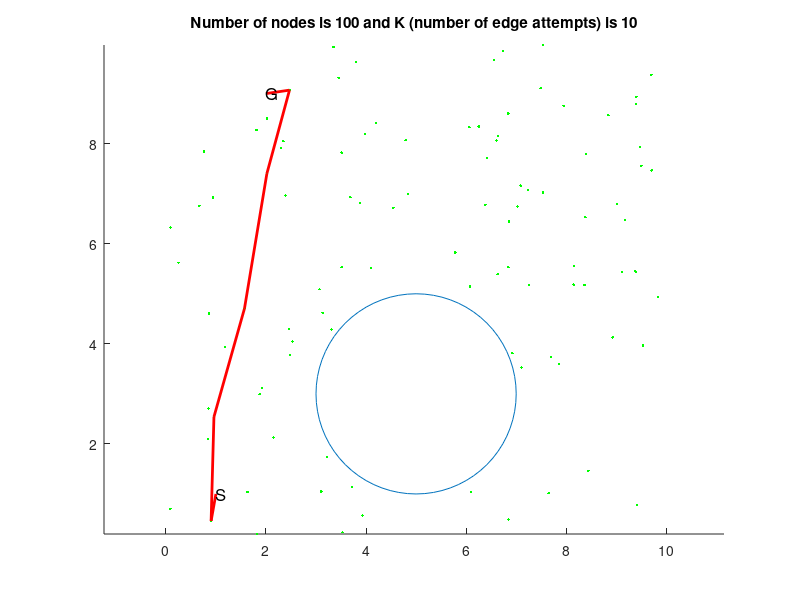

MATLAB code to generate this figure:
% Automatically generated by solvePlanningProblem using
% #nodes=100
% #edges per node10
% step size for collision check 0.1
% xMin=0
% xMax=10
% yMin=0
% yMax=10
% worldModel="problem2.txt"
% problem spec file "problem2.txt"

clf
hold on
plot(5 + 2*cos((0:5:360)/180*pi),3 + 2*sin((0:5:360)/180*pi))
plot(2.52975,4.04545,'.g')
plot(6.07927,5.14278,'.g')
plot(7.94896,8.75607,'.g')
plot(7.64829,1.0153,'.g')
plot(9.11765,5.42978,'.g')
plot(6.8473,0.492003,'.g')
plot(7.10779,3.52866,'.g')
plot(3.88666,6.81351,'.g')
plot(9.50192,7.55348,'.g')
plot(7.23787,7.07213,'.g')
plot(3.68678,6.92798,'.g')
plot(6.73002,9.85032,'.g')
plot(8.84343,8.5698,'.g')
plot(0.837349,2.09717,'.g')
plot(9.39872,8.78631,'.g')
plot(0.85324,2.70631,'.g')
plot(2.02063,8.50153,'.g')
plot(3.7216,1.13828,'.g')
plot(3.93131,0.568898,'.g')
plot(1.63028,1.0391,'.g')
plot(4.09756,5.51694,'.g')
plot(7.85261,3.59948,'.g')
plot(3.07041,5.09049,'.g')
plot(0.671603,6.7572,'.g')
plot(2.01847,7.40163,'.g')
plot(6.60752,8.05852,'.g')
plot(9.37408,5.45095,'.g')
plot(6.62832,5.39199,'.g')
plot(9.7069,7.46567,'.g')
plot(7.48916,9.10562,'.g')
plot(6.25198,8.3424,'.g')
plot(1.81193,8.27261,'.g')
plot(6.84393,5.53353,'.g')
plot(9.41088,0.775232,'.g')
plot(6.10243,1.04116,'.g')
plot(1.81433,0.199991,'.g')
plot(6.5581,9.66695,'.g')
plot(3.79947,9.62851,'.g')
plot(6.38571,6.7759,'.g')
plot(1.8727,2.99323,'.g')
plot(8.44418,1.46274,'.g')
plot(6.63877,8.15108,'.g')
plot(8.92841,4.12792,'.g')
plot(7.2567,5.18039,'.g')
plot(2.47032,9.06863,'.g')
plot(3.45299,9.31424,'.g')
plot(0.0894758,0.704589,'.g')
plot(0.90458,0.463131,'.g')
plot(1.57075,4.70405,'.g')
plot(0.0916429,6.32819,'.g')
plot(9.17512,6.47735,'.g')
plot(3.10409,1.04782,'.g')
plot(9.47059,7.9385,'.g')
plot(2.2946,7.91477,'.g')
plot(9.40124,8.93337,'.g')
plot(6.06585,8.32965,'.g')
plot(3.51004,5.53161,'.g')
plot(2.39119,6.96303,'.g')
plot(4.84585,6.99335,'.g')
plot(9.8269,4.93533,'.g')
plot(7.69793,3.73193,'.g')
plot(6.83914,8.60251,'.g')
plot(4.19506,8.40989,'.g')
plot(3.30656,4.28671,'.g')
plot(0.764062,7.84217,'.g')
plot(3.52951,0.234648,'.g')
plot(5.78067,5.82411,'.g')
plot(8.14942,5.18191,'.g')
plot(3.51156,7.81877,'.g')
plot(7.53783,7.02159,'.g')
plot(3.35038,9.92901,'.g')
plot(3.98462,8.19623,'.g')
plot(6.92236,3.81152,'.g')
plot(3.13156,4.62029,'.g')
plot(7.54346,9.97069,'.g')
plot(3.22281,1.73852,'.g')
plot(8.38058,6.52937,'.g')
plot(9.01106,6.78929,'.g')
plot(0.960827,2.54057,'.g')
plot(7.02394,6.7415,'.g')
plot(8.36467,5.17336,'.g')
plot(1.92341,3.12215,'.g')
plot(9.38863,5.43496,'.g')
plot(0.940918,6.92646,'.g')
plot(2.45656,4.29129,'.g')
plot(6.85547,6.44118,'.g')
plot(2.48752,3.77783,'.g')
plot(0.252703,5.61908,'.g')
plot(8.39813,7.79616,'.g')
plot(9.53468,3.97035,'.g')
plot(8.15031,5.55991,'.g')
plot(7.08901,7.16137,'.g')
plot(2.3492,8.04984,'.g')
plot(9.70193,9.37314,'.g')
plot(4.79134,8.06661,'.g')
plot(4.5465,6.71474,'.g')
plot(1.18876,3.93513,'.g')
plot(2.14971,2.12967,'.g')
plot(0.861588,4.60626,'.g')
plot(6.42097,7.71706,'.g')
if 0
  plot([7.94896,6.07927] ,[8.75607, 5.14278], 'k')
  plot([7.94896,2.52975] ,[8.75607, 4.04545], 'k')
  plot([7.64829,7.94896] ,[1.0153, 8.75607], 'k')
  plot([9.11765,6.07927] ,[5.42978, 5.14278], 'k')
  plot([9.11765,7.94896] ,[5.42978, 8.75607], 'k')
  plot([9.11765,7.64829] ,[5.42978, 1.0153], 'k')
  plot([6.8473,7.64829] ,[0.492003, 1.0153], 'k')
  plot([6.8473,9.11765] ,[0.492003, 5.42978], 'k')
  plot([6.8473,7.94896] ,[0.492003, 8.75607], 'k')
  plot([7.10779,6.07927] ,[3.52866, 5.14278], 'k')
  plot([7.10779,7.64829] ,[3.52866, 1.0153], 'k')
  plot([7.10779,9.11765] ,[3.52866, 5.42978], 'k')
  plot([7.10779,6.8473] ,[3.52866, 0.492003], 'k')
  plot([7.10779,7.94896] ,[3.52866, 8.75607], 'k')
  plot([3.88666,6.07927] ,[6.81351, 5.14278], 'k')
  plot([3.88666,2.52975] ,[6.81351, 4.04545], 'k')
  plot([3.88666,7.94896] ,[6.81351, 8.75607], 'k')
  plot([3.88666,9.11765] ,[6.81351, 5.42978], 'k')
  plot([9.50192,7.94896] ,[7.55348, 8.75607], 'k')
  plot([9.50192,9.11765] ,[7.55348, 5.42978], 'k')
  plot([9.50192,6.07927] ,[7.55348, 5.14278], 'k')
  plot([9.50192,7.10779] ,[7.55348, 3.52866], 'k')
  plot([9.50192,3.88666] ,[7.55348, 6.81351], 'k')
  plot([9.50192,7.64829] ,[7.55348, 1.0153], 'k')
  plot([9.50192,6.8473] ,[7.55348, 0.492003], 'k')
  plot([9.50192,2.52975] ,[7.55348, 4.04545], 'k')
  plot([7.23787,7.94896] ,[7.07213, 8.75607], 'k')
  plot([7.23787,6.07927] ,[7.07213, 5.14278], 'k')
  plot([7.23787,9.50192] ,[7.07213, 7.55348], 'k')
  plot([7.23787,9.11765] ,[7.07213, 5.42978], 'k')
  plot([7.23787,3.88666] ,[7.07213, 6.81351], 'k')
  plot([7.23787,7.10779] ,[7.07213, 3.52866], 'k')
  plot([7.23787,2.52975] ,[7.07213, 4.04545], 'k')
  plot([7.23787,7.64829] ,[7.07213, 1.0153], 'k')
  plot([3.68678,3.88666] ,[6.92798, 6.81351], 'k')
  plot([3.68678,6.07927] ,[6.92798, 5.14278], 'k')
  plot([3.68678,2.52975] ,[6.92798, 4.04545], 'k')
  plot([3.68678,7.23787] ,[6.92798, 7.07213], 'k')
  plot([3.68678,7.94896] ,[6.92798, 8.75607], 'k')
  plot([3.68678,9.11765] ,[6.92798, 5.42978], 'k')
  plot([3.68678,9.50192] ,[6.92798, 7.55348], 'k')
  plot([6.73002,7.94896] ,[9.85032, 8.75607], 'k')
  plot([6.73002,7.23787] ,[9.85032, 7.07213], 'k')
  plot([6.73002,9.50192] ,[9.85032, 7.55348], 'k')
  plot([6.73002,3.88666] ,[9.85032, 6.81351], 'k')
  plot([6.73002,3.68678] ,[9.85032, 6.92798], 'k')
  plot([6.73002,6.07927] ,[9.85032, 5.14278], 'k')
  plot([6.73002,9.11765] ,[9.85032, 5.42978], 'k')
  plot([6.73002,7.10779] ,[9.85032, 3.52866], 'k')
  plot([6.73002,2.52975] ,[9.85032, 4.04545], 'k')
  plot([6.73002,7.64829] ,[9.85032, 1.0153], 'k')
  plot([8.84343,7.94896] ,[8.5698, 8.75607], 'k')
  plot([8.84343,9.50192] ,[8.5698, 7.55348], 'k')
  plot([8.84343,7.23787] ,[8.5698, 7.07213], 'k')
  plot([8.84343,6.73002] ,[8.5698, 9.85032], 'k')
  plot([8.84343,9.11765] ,[8.5698, 5.42978], 'k')
  plot([8.84343,6.07927] ,[8.5698, 5.14278], 'k')
  plot([8.84343,3.88666] ,[8.5698, 6.81351], 'k')
  plot([8.84343,7.10779] ,[8.5698, 3.52866], 'k')
  plot([8.84343,3.68678] ,[8.5698, 6.92798], 'k')
  plot([8.84343,7.64829] ,[8.5698, 1.0153], 'k')
  plot([0.837349,2.52975] ,[2.09717, 4.04545], 'k')
  plot([0.837349,3.68678] ,[2.09717, 6.92798], 'k')
  plot([0.837349,3.88666] ,[2.09717, 6.81351], 'k')
  plot([0.837349,6.73002] ,[2.09717, 9.85032], 'k')
  plot([9.39872,8.84343] ,[8.78631, 8.5698], 'k')
  plot([9.39872,9.50192] ,[8.78631, 7.55348], 'k')
  plot([9.39872,7.94896] ,[8.78631, 8.75607], 'k')
  plot([9.39872,7.23787] ,[8.78631, 7.07213], 'k')
  plot([9.39872,6.73002] ,[8.78631, 9.85032], 'k')
  plot([9.39872,9.11765] ,[8.78631, 5.42978], 'k')
  plot([9.39872,6.07927] ,[8.78631, 5.14278], 'k')
  plot([9.39872,7.10779] ,[8.78631, 3.52866], 'k')
  plot([9.39872,3.88666] ,[8.78631, 6.81351], 'k')
  plot([9.39872,3.68678] ,[8.78631, 6.92798], 'k')
  plot([0.85324,0.837349] ,[2.70631, 2.09717], 'k')
  plot([0.85324,2.52975] ,[2.70631, 4.04545], 'k')
  plot([0.85324,3.68678] ,[2.70631, 6.92798], 'k')
  plot([0.85324,3.88666] ,[2.70631, 6.81351], 'k')
  plot([0.85324,7.23787] ,[2.70631, 7.07213], 'k')
  plot([2.02063,3.68678] ,[8.50153, 6.92798], 'k')
  plot([2.02063,3.88666] ,[8.50153, 6.81351], 'k')
  plot([2.02063,2.52975] ,[8.50153, 4.04545], 'k')
  plot([2.02063,6.73002] ,[8.50153, 9.85032], 'k')
  plot([2.02063,6.07927] ,[8.50153, 5.14278], 'k')
  plot([2.02063,7.23787] ,[8.50153, 7.07213], 'k')
  plot([2.02063,0.85324] ,[8.50153, 2.70631], 'k')
  plot([2.02063,7.94896] ,[8.50153, 8.75607], 'k')
  plot([2.02063,0.837349] ,[8.50153, 2.09717], 'k')
  plot([2.02063,8.84343] ,[8.50153, 8.5698], 'k')
  plot([3.7216,0.837349] ,[1.13828, 2.09717], 'k')
  plot([3.7216,6.8473] ,[1.13828, 0.492003], 'k')
  plot([3.7216,0.85324] ,[1.13828, 2.70631], 'k')
  plot([3.93131,3.7216] ,[0.568898, 1.13828], 'k')
  plot([3.93131,6.8473] ,[0.568898, 0.492003], 'k')
  plot([3.93131,0.837349] ,[0.568898, 2.09717], 'k')
  plot([3.93131,7.64829] ,[0.568898, 1.0153], 'k')
  plot([3.93131,0.85324] ,[0.568898, 2.70631], 'k')
  plot([1.63028,0.837349] ,[1.0391, 2.09717], 'k')
  plot([1.63028,0.85324] ,[1.0391, 2.70631], 'k')
  plot([1.63028,3.7216] ,[1.0391, 1.13828], 'k')
  plot([1.63028,3.93131] ,[1.0391, 0.568898], 'k')
  plot([1.63028,2.52975] ,[1.0391, 4.04545], 'k')
  plot([1.63028,6.8473] ,[1.0391, 0.492003], 'k')
  plot([1.63028,3.88666] ,[1.0391, 6.81351], 'k')
  plot([4.09756,3.88666] ,[5.51694, 6.81351], 'k')
  plot([4.09756,3.68678] ,[5.51694, 6.92798], 'k')
  plot([4.09756,6.07927] ,[5.51694, 5.14278], 'k')
  plot([4.09756,2.52975] ,[5.51694, 4.04545], 'k')
  plot([4.09756,7.23787] ,[5.51694, 7.07213], 'k')
  plot([4.09756,2.02063] ,[5.51694, 8.50153], 'k')
  plot([4.09756,0.85324] ,[5.51694, 2.70631], 'k')
  plot([4.09756,0.837349] ,[5.51694, 2.09717], 'k')
  plot([7.85261,7.10779] ,[3.59948, 3.52866], 'k')
  plot([7.85261,9.11765] ,[3.59948, 5.42978], 'k')
  plot([7.85261,6.07927] ,[3.59948, 5.14278], 'k')
  plot([7.85261,7.64829] ,[3.59948, 1.0153], 'k')
  plot([7.85261,6.8473] ,[3.59948, 0.492003], 'k')
  plot([7.85261,7.23787] ,[3.59948, 7.07213], 'k')
  plot([7.85261,9.50192] ,[3.59948, 7.55348], 'k')
  plot([3.07041,4.09756] ,[5.09049, 5.51694], 'k')
  plot([3.07041,2.52975] ,[5.09049, 4.04545], 'k')
  plot([3.07041,3.88666] ,[5.09049, 6.81351], 'k')
  plot([3.07041,3.68678] ,[5.09049, 6.92798], 'k')
  plot([3.07041,6.07927] ,[5.09049, 5.14278], 'k')
  plot([3.07041,0.85324] ,[5.09049, 2.70631], 'k')
  plot([3.07041,2.02063] ,[5.09049, 8.50153], 'k')
  plot([3.07041,0.837349] ,[5.09049, 2.09717], 'k')
  plot([3.07041,1.63028] ,[5.09049, 1.0391], 'k')
  plot([0.671603,2.02063] ,[6.7572, 8.50153], 'k')
  plot([0.671603,3.07041] ,[6.7572, 5.09049], 'k')
  plot([0.671603,3.68678] ,[6.7572, 6.92798], 'k')
  plot([0.671603,3.88666] ,[6.7572, 6.81351], 'k')
  plot([0.671603,2.52975] ,[6.7572, 4.04545], 'k')
  plot([0.671603,4.09756] ,[6.7572, 5.51694], 'k')
  plot([0.671603,0.85324] ,[6.7572, 2.70631], 'k')
  plot([0.671603,0.837349] ,[6.7572, 2.09717], 'k')
  plot([0.671603,6.07927] ,[6.7572, 5.14278], 'k')
  plot([0.671603,1.63028] ,[6.7572, 1.0391], 'k')
  plot([2.01847,2.02063] ,[7.40163, 8.50153], 'k')
  plot([2.01847,0.671603] ,[7.40163, 6.7572], 'k')
  plot([2.01847,3.68678] ,[7.40163, 6.92798], 'k')
  plot([2.01847,3.88666] ,[7.40163, 6.81351], 'k')
  plot([2.01847,3.07041] ,[7.40163, 5.09049], 'k')
  plot([2.01847,4.09756] ,[7.40163, 5.51694], 'k')
  plot([2.01847,2.52975] ,[7.40163, 4.04545], 'k')
  plot([2.01847,6.07927] ,[7.40163, 5.14278], 'k')
  plot([2.01847,0.85324] ,[7.40163, 2.70631], 'k')
  plot([2.01847,7.23787] ,[7.40163, 7.07213], 'k')
  plot([6.60752,7.23787] ,[8.05852, 7.07213], 'k')
  plot([6.60752,7.94896] ,[8.05852, 8.75607], 'k')
  plot([6.60752,6.73002] ,[8.05852, 9.85032], 'k')
  plot([6.60752,8.84343] ,[8.05852, 8.5698], 'k')
  plot([6.60752,9.39872] ,[8.05852, 8.78631], 'k')
  plot([6.60752,9.50192] ,[8.05852, 7.55348], 'k')
  plot([6.60752,6.07927] ,[8.05852, 5.14278], 'k')
  plot([6.60752,3.88666] ,[8.05852, 6.81351], 'k')
  plot([6.60752,3.68678] ,[8.05852, 6.92798], 'k')
  plot([6.60752,4.09756] ,[8.05852, 5.51694], 'k')
  plot([9.37408,9.11765] ,[5.45095, 5.42978], 'k')
  plot([9.37408,9.50192] ,[5.45095, 7.55348], 'k')
  plot([9.37408,7.85261] ,[5.45095, 3.59948], 'k')
  plot([9.37408,7.23787] ,[5.45095, 7.07213], 'k')
  plot([9.37408,7.10779] ,[5.45095, 3.52866], 'k')
  plot([9.37408,8.84343] ,[5.45095, 8.5698], 'k')
  plot([9.37408,6.07927] ,[5.45095, 5.14278], 'k')
  plot([9.37408,9.39872] ,[5.45095, 8.78631], 'k')
  plot([9.37408,7.94896] ,[5.45095, 8.75607], 'k')
  plot([9.37408,6.60752] ,[5.45095, 8.05852], 'k')
  plot([6.62832,6.07927] ,[5.39199, 5.14278], 'k')
  plot([6.62832,7.23787] ,[5.39199, 7.07213], 'k')
  plot([6.62832,7.10779] ,[5.39199, 3.52866], 'k')
  plot([6.62832,7.85261] ,[5.39199, 3.59948], 'k')
  plot([6.62832,9.11765] ,[5.39199, 5.42978], 'k')
  plot([6.62832,4.09756] ,[5.39199, 5.51694], 'k')
  plot([6.62832,6.60752] ,[5.39199, 8.05852], 'k')
  plot([6.62832,9.37408] ,[5.39199, 5.45095], 'k')
  plot([6.62832,3.88666] ,[5.39199, 6.81351], 'k')
  plot([6.62832,3.68678] ,[5.39199, 6.92798], 'k')
  plot([9.7069,9.50192] ,[7.46567, 7.55348], 'k')
  plot([9.7069,9.39872] ,[7.46567, 8.78631], 'k')
  plot([9.7069,8.84343] ,[7.46567, 8.5698], 'k')
  plot([9.7069,9.37408] ,[7.46567, 5.45095], 'k')
  plot([9.7069,9.11765] ,[7.46567, 5.42978], 'k')
  plot([9.7069,7.94896] ,[7.46567, 8.75607], 'k')
  plot([9.7069,7.23787] ,[7.46567, 7.07213], 'k')
  plot([9.7069,6.60752] ,[7.46567, 8.05852], 'k')
  plot([9.7069,6.62832] ,[7.46567, 5.39199], 'k')
  plot([9.7069,6.73002] ,[7.46567, 9.85032], 'k')
  plot([7.48916,7.94896] ,[9.10562, 8.75607], 'k')
  plot([7.48916,6.73002] ,[9.10562, 9.85032], 'k')
  plot([7.48916,6.60752] ,[9.10562, 8.05852], 'k')
  plot([7.48916,8.84343] ,[9.10562, 8.5698], 'k')
  plot([7.48916,9.39872] ,[9.10562, 8.78631], 'k')
  plot([7.48916,7.23787] ,[9.10562, 7.07213], 'k')
  plot([7.48916,9.50192] ,[9.10562, 7.55348], 'k')
  plot([7.48916,9.7069] ,[9.10562, 7.46567], 'k')
  plot([7.48916,6.62832] ,[9.10562, 5.39199], 'k')
  plot([7.48916,9.11765] ,[9.10562, 5.42978], 'k')
  plot([6.25198,6.60752] ,[8.3424, 8.05852], 'k')
  plot([6.25198,7.48916] ,[8.3424, 9.10562], 'k')
  plot([6.25198,6.73002] ,[8.3424, 9.85032], 'k')
  plot([6.25198,7.23787] ,[8.3424, 7.07213], 'k')
  plot([6.25198,7.94896] ,[8.3424, 8.75607], 'k')
  plot([6.25198,8.84343] ,[8.3424, 8.5698], 'k')
  plot([6.25198,3.88666] ,[8.3424, 6.81351], 'k')
  plot([6.25198,3.68678] ,[8.3424, 6.92798], 'k')
  plot([6.25198,6.62832] ,[8.3424, 5.39199], 'k')
  plot([6.25198,9.39872] ,[8.3424, 8.78631], 'k')
  plot([1.81193,2.02063] ,[8.27261, 8.50153], 'k')
  plot([1.81193,2.01847] ,[8.27261, 7.40163], 'k')
  plot([1.81193,0.671603] ,[8.27261, 6.7572], 'k')
  plot([1.81193,3.68678] ,[8.27261, 6.92798], 'k')
  plot([1.81193,3.88666] ,[8.27261, 6.81351], 'k')
  plot([1.81193,3.07041] ,[8.27261, 5.09049], 'k')
  plot([1.81193,4.09756] ,[8.27261, 5.51694], 'k')
  plot([1.81193,2.52975] ,[8.27261, 4.04545], 'k')
  plot([1.81193,6.25198] ,[8.27261, 8.3424], 'k')
  plot([1.81193,6.60752] ,[8.27261, 8.05852], 'k')
  plot([6.84393,6.62832] ,[5.53353, 5.39199], 'k')
  plot([6.84393,6.07927] ,[5.53353, 5.14278], 'k')
  plot([6.84393,7.23787] ,[5.53353, 7.07213], 'k')
  plot([6.84393,7.10779] ,[5.53353, 3.52866], 'k')
  plot([6.84393,7.85261] ,[5.53353, 3.59948], 'k')
  plot([6.84393,9.11765] ,[5.53353, 5.42978], 'k')
  plot([6.84393,9.37408] ,[5.53353, 5.45095], 'k')
  plot([6.84393,6.60752] ,[5.53353, 8.05852], 'k')
  plot([6.84393,4.09756] ,[5.53353, 5.51694], 'k')
  plot([6.84393,6.25198] ,[5.53353, 8.3424], 'k')
  plot([9.41088,7.64829] ,[0.775232, 1.0153], 'k')
  plot([9.41088,6.8473] ,[0.775232, 0.492003], 'k')
  plot([9.41088,7.85261] ,[0.775232, 3.59948], 'k')
  plot([9.41088,7.10779] ,[0.775232, 3.52866], 'k')
  plot([9.41088,9.11765] ,[0.775232, 5.42978], 'k')
  plot([9.41088,9.37408] ,[0.775232, 5.45095], 'k')
  plot([9.41088,6.62832] ,[0.775232, 5.39199], 'k')
  plot([9.41088,6.84393] ,[0.775232, 5.53353], 'k')
  plot([9.41088,3.93131] ,[0.775232, 0.568898], 'k')
  plot([9.41088,6.07927] ,[0.775232, 5.14278], 'k')
  plot([6.10243,6.8473] ,[1.04116, 0.492003], 'k')
  plot([6.10243,7.64829] ,[1.04116, 1.0153], 'k')
  plot([6.10243,3.93131] ,[1.04116, 0.568898], 'k')
  plot([6.10243,7.85261] ,[1.04116, 3.59948], 'k')
  plot([6.10243,9.41088] ,[1.04116, 0.775232], 'k')
  plot([1.81433,1.63028] ,[0.199991, 1.0391], 'k')
  plot([1.81433,3.7216] ,[0.199991, 1.13828], 'k')
  plot([1.81433,0.837349] ,[0.199991, 2.09717], 'k')
  plot([1.81433,3.93131] ,[0.199991, 0.568898], 'k')
  plot([1.81433,0.85324] ,[0.199991, 2.70631], 'k')
  plot([1.81433,2.52975] ,[0.199991, 4.04545], 'k')
  plot([1.81433,6.10243] ,[0.199991, 1.04116], 'k')
  plot([1.81433,6.8473] ,[0.199991, 0.492003], 'k')
  plot([1.81433,3.07041] ,[0.199991, 5.09049], 'k')
  plot([6.5581,6.73002] ,[9.66695, 9.85032], 'k')
  plot([6.5581,7.48916] ,[9.66695, 9.10562], 'k')
  plot([6.5581,6.25198] ,[9.66695, 8.3424], 'k')
  plot([6.5581,6.60752] ,[9.66695, 8.05852], 'k')
  plot([6.5581,7.94896] ,[9.66695, 8.75607], 'k')
  plot([6.5581,8.84343] ,[9.66695, 8.5698], 'k')
  plot([6.5581,7.23787] ,[9.66695, 7.07213], 'k')
  plot([6.5581,9.39872] ,[9.66695, 8.78631], 'k')
  plot([6.5581,9.50192] ,[9.66695, 7.55348], 'k')
  plot([6.5581,9.7069] ,[9.66695, 7.46567], 'k')
  plot([3.79947,2.02063] ,[9.62851, 8.50153], 'k')
  plot([3.79947,1.81193] ,[9.62851, 8.27261], 'k')
  plot([3.79947,3.68678] ,[9.62851, 6.92798], 'k')
  plot([3.79947,6.5581] ,[9.62851, 9.66695], 'k')
  plot([3.79947,6.25198] ,[9.62851, 8.3424], 'k')
  plot([3.79947,3.88666] ,[9.62851, 6.81351], 'k')
  plot([3.79947,2.01847] ,[9.62851, 7.40163], 'k')
  plot([3.79947,6.73002] ,[9.62851, 9.85032], 'k')
  plot([3.79947,6.60752] ,[9.62851, 8.05852], 'k')
  plot([3.79947,7.48916] ,[9.62851, 9.10562], 'k')
  plot([6.38571,7.23787] ,[6.7759, 7.07213], 'k')
  plot([6.38571,6.60752] ,[6.7759, 8.05852], 'k')
  plot([6.38571,6.84393] ,[6.7759, 5.53353], 'k')
  plot([6.38571,6.62832] ,[6.7759, 5.39199], 'k')
  plot([6.38571,6.25198] ,[6.7759, 8.3424], 'k')
  plot([6.38571,6.07927] ,[6.7759, 5.14278], 'k')
  plot([6.38571,3.88666] ,[6.7759, 6.81351], 'k')
  plot([6.38571,7.94896] ,[6.7759, 8.75607], 'k')
  plot([6.38571,7.48916] ,[6.7759, 9.10562], 'k')
  plot([6.38571,4.09756] ,[6.7759, 5.51694], 'k')
  plot([1.8727,0.85324] ,[2.99323, 2.70631], 'k')
  plot([1.8727,2.52975] ,[2.99323, 4.04545], 'k')
  plot([1.8727,0.837349] ,[2.99323, 2.09717], 'k')
  plot([1.8727,1.63028] ,[2.99323, 1.0391], 'k')
  plot([1.8727,3.07041] ,[2.99323, 5.09049], 'k')
  plot([1.8727,3.7216] ,[2.99323, 1.13828], 'k')
  plot([1.8727,1.81433] ,[2.99323, 0.199991], 'k')
  plot([1.8727,3.93131] ,[2.99323, 0.568898], 'k')
  plot([1.8727,4.09756] ,[2.99323, 5.51694], 'k')
  plot([1.8727,0.671603] ,[2.99323, 6.7572], 'k')
  plot([8.44418,7.64829] ,[1.46274, 1.0153], 'k')
  plot([8.44418,9.41088] ,[1.46274, 0.775232], 'k')
  plot([8.44418,6.8473] ,[1.46274, 0.492003], 'k')
  plot([8.44418,7.85261] ,[1.46274, 3.59948], 'k')
  plot([8.44418,6.10243] ,[1.46274, 1.04116], 'k')
  plot([8.44418,7.10779] ,[1.46274, 3.52866], 'k')
  plot([8.44418,9.11765] ,[1.46274, 5.42978], 'k')
  plot([8.44418,9.37408] ,[1.46274, 5.45095], 'k')
  plot([8.44418,6.62832] ,[1.46274, 5.39199], 'k')
  plot([8.44418,6.84393] ,[1.46274, 5.53353], 'k')
  plot([6.63877,6.60752] ,[8.15108, 8.05852], 'k')
  plot([6.63877,6.25198] ,[8.15108, 8.3424], 'k')
  plot([6.63877,7.23787] ,[8.15108, 7.07213], 'k')
  plot([6.63877,7.48916] ,[8.15108, 9.10562], 'k')
  plot([6.63877,6.38571] ,[8.15108, 6.7759], 'k')
  plot([6.63877,7.94896] ,[8.15108, 8.75607], 'k')
  plot([6.63877,6.5581] ,[8.15108, 9.66695], 'k')
  plot([6.63877,6.73002] ,[8.15108, 9.85032], 'k')
  plot([6.63877,8.84343] ,[8.15108, 8.5698], 'k')
  plot([6.63877,6.84393] ,[8.15108, 5.53353], 'k')
  plot([8.92841,7.85261] ,[4.12792, 3.59948], 'k')
  plot([8.92841,9.11765] ,[4.12792, 5.42978], 'k')
  plot([8.92841,9.37408] ,[4.12792, 5.45095], 'k')
  plot([8.92841,7.10779] ,[4.12792, 3.52866], 'k')
  plot([8.92841,6.84393] ,[4.12792, 5.53353], 'k')
  plot([8.92841,6.62832] ,[4.12792, 5.39199], 'k')
  plot([8.92841,8.44418] ,[4.12792, 1.46274], 'k')
  plot([8.92841,6.07927] ,[4.12792, 5.14278], 'k')
  plot([8.92841,7.64829] ,[4.12792, 1.0153], 'k')
  plot([8.92841,9.41088] ,[4.12792, 0.775232], 'k')
  plot([7.2567,6.84393] ,[5.18039, 5.53353], 'k')
  plot([7.2567,6.62832] ,[5.18039, 5.39199], 'k')
  plot([7.2567,6.07927] ,[5.18039, 5.14278], 'k')
  plot([7.2567,7.10779] ,[5.18039, 3.52866], 'k')
  plot([7.2567,7.85261] ,[5.18039, 3.59948], 'k')
  plot([7.2567,6.38571] ,[5.18039, 6.7759], 'k')
  plot([7.2567,9.11765] ,[5.18039, 5.42978], 'k')
  plot([7.2567,7.23787] ,[5.18039, 7.07213], 'k')
  plot([7.2567,8.92841] ,[5.18039, 4.12792], 'k')
  plot([7.2567,9.37408] ,[5.18039, 5.45095], 'k')
  plot([2.47032,2.02063] ,[9.06863, 8.50153], 'k')
  plot([2.47032,1.81193] ,[9.06863, 8.27261], 'k')
  plot([2.47032,3.79947] ,[9.06863, 9.62851], 'k')
  plot([2.47032,2.01847] ,[9.06863, 7.40163], 'k')
  plot([2.47032,3.68678] ,[9.06863, 6.92798], 'k')
  plot([2.47032,3.88666] ,[9.06863, 6.81351], 'k')
  plot([2.47032,0.671603] ,[9.06863, 6.7572], 'k')
  plot([2.47032,6.25198] ,[9.06863, 8.3424], 'k')
  plot([2.47032,4.09756] ,[9.06863, 5.51694], 'k')
  plot([2.47032,3.07041] ,[9.06863, 5.09049], 'k')
  plot([3.45299,3.79947] ,[9.31424, 9.62851], 'k')
  plot([3.45299,2.47032] ,[9.31424, 9.06863], 'k')
  plot([3.45299,2.02063] ,[9.31424, 8.50153], 'k')
  plot([3.45299,1.81193] ,[9.31424, 8.27261], 'k')
  plot([3.45299,2.01847] ,[9.31424, 7.40163], 'k')
  plot([3.45299,3.68678] ,[9.31424, 6.92798], 'k')
  plot([3.45299,3.88666] ,[9.31424, 6.81351], 'k')
  plot([3.45299,6.25198] ,[9.31424, 8.3424], 'k')
  plot([3.45299,6.5581] ,[9.31424, 9.66695], 'k')
  plot([3.45299,6.73002] ,[9.31424, 9.85032], 'k')
  plot([0.0894758,1.63028] ,[0.704589, 1.0391], 'k')
  plot([0.0894758,0.837349] ,[0.704589, 2.09717], 'k')
  plot([0.0894758,1.81433] ,[0.704589, 0.199991], 'k')
  plot([0.0894758,0.85324] ,[0.704589, 2.70631], 'k')
  plot([0.0894758,1.8727] ,[0.704589, 2.99323], 'k')
  plot([0.0894758,3.7216] ,[0.704589, 1.13828], 'k')
  plot([0.0894758,3.93131] ,[0.704589, 0.568898], 'k')
  plot([0.0894758,2.52975] ,[0.704589, 4.04545], 'k')
  plot([0.0894758,3.07041] ,[0.704589, 5.09049], 'k')
  plot([0.0894758,6.10243] ,[0.704589, 1.04116], 'k')
  plot([0.90458,0.0894758] ,[0.463131, 0.704589], 'k')
  plot([0.90458,1.63028] ,[0.463131, 1.0391], 'k')
  plot([0.90458,1.81433] ,[0.463131, 0.199991], 'k')
  plot([0.90458,0.837349] ,[0.463131, 2.09717], 'k')
  plot([0.90458,0.85324] ,[0.463131, 2.70631], 'k')
  plot([0.90458,1.8727] ,[0.463131, 2.99323], 'k')
  plot([0.90458,3.7216] ,[0.463131, 1.13828], 'k')
  plot([0.90458,3.93131] ,[0.463131, 0.568898], 'k')
  plot([0.90458,2.52975] ,[0.463131, 4.04545], 'k')
  plot([0.90458,3.07041] ,[0.463131, 5.09049], 'k')
  plot([1.57075,2.52975] ,[4.70405, 4.04545], 'k')
  plot([1.57075,3.07041] ,[4.70405, 5.09049], 'k')
  plot([1.57075,1.8727] ,[4.70405, 2.99323], 'k')
  plot([1.57075,0.85324] ,[4.70405, 2.70631], 'k')
  plot([1.57075,0.671603] ,[4.70405, 6.7572], 'k')
  plot([1.57075,4.09756] ,[4.70405, 5.51694], 'k')
  plot([1.57075,0.837349] ,[4.70405, 2.09717], 'k')
  plot([1.57075,2.01847] ,[4.70405, 7.40163], 'k')
  plot([1.57075,3.68678] ,[4.70405, 6.92798], 'k')
  plot([1.57075,3.88666] ,[4.70405, 6.81351], 'k')
  plot([0.0916429,0.671603] ,[6.32819, 6.7572], 'k')
  plot([0.0916429,1.57075] ,[6.32819, 4.70405], 'k')
  plot([0.0916429,2.01847] ,[6.32819, 7.40163], 'k')
  plot([0.0916429,1.81193] ,[6.32819, 8.27261], 'k')
  plot([0.0916429,2.02063] ,[6.32819, 8.50153], 'k')
  plot([0.0916429,3.07041] ,[6.32819, 5.09049], 'k')
  plot([0.0916429,2.52975] ,[6.32819, 4.04545], 'k')
  plot([0.0916429,2.47032] ,[6.32819, 9.06863], 'k')
  plot([0.0916429,3.68678] ,[6.32819, 6.92798], 'k')
  plot([0.0916429,0.85324] ,[6.32819, 2.70631], 'k')
  plot([9.17512,9.37408] ,[6.47735, 5.45095], 'k')
  plot([9.17512,9.11765] ,[6.47735, 5.42978], 'k')
  plot([9.17512,9.7069] ,[6.47735, 7.46567], 'k')
  plot([9.17512,9.50192] ,[6.47735, 7.55348], 'k')
  plot([9.17512,7.23787] ,[6.47735, 7.07213], 'k')
  plot([9.17512,8.84343] ,[6.47735, 8.5698], 'k')
  plot([9.17512,7.2567] ,[6.47735, 5.18039], 'k')
  plot([9.17512,9.39872] ,[6.47735, 8.78631], 'k')
  plot([9.17512,8.92841] ,[6.47735, 4.12792], 'k')
  plot([9.17512,6.84393] ,[6.47735, 5.53353], 'k')
  plot([3.10409,3.7216] ,[1.04782, 1.13828], 'k')
  plot([3.10409,3.93131] ,[1.04782, 0.568898], 'k')
  plot([3.10409,1.63028] ,[1.04782, 1.0391], 'k')
  plot([3.10409,1.81433] ,[1.04782, 0.199991], 'k')
  plot([3.10409,0.90458] ,[1.04782, 0.463131], 'k')
  plot([3.10409,1.8727] ,[1.04782, 2.99323], 'k')
  plot([3.10409,0.837349] ,[1.04782, 2.09717], 'k')
  plot([3.10409,0.85324] ,[1.04782, 2.70631], 'k')
  plot([3.10409,0.0894758] ,[1.04782, 0.704589], 'k')
  plot([9.47059,9.50192] ,[7.9385, 7.55348], 'k')
  plot([9.47059,9.7069] ,[7.9385, 7.46567], 'k')
  plot([9.47059,9.39872] ,[7.9385, 8.78631], 'k')
  plot([9.47059,8.84343] ,[7.9385, 8.5698], 'k')
  plot([9.47059,9.17512] ,[7.9385, 6.47735], 'k')
  plot([9.47059,7.94896] ,[7.9385, 8.75607], 'k')
  plot([9.47059,7.48916] ,[7.9385, 9.10562], 'k')
  plot([9.47059,7.23787] ,[7.9385, 7.07213], 'k')
  plot([9.47059,9.37408] ,[7.9385, 5.45095], 'k')
  plot([9.47059,9.11765] ,[7.9385, 5.42978], 'k')
  plot([2.2946,2.01847] ,[7.91477, 7.40163], 'k')
  plot([2.2946,1.81193] ,[7.91477, 8.27261], 'k')
  plot([2.2946,2.02063] ,[7.91477, 8.50153], 'k')
  plot([2.2946,2.47032] ,[7.91477, 9.06863], 'k')
  plot([2.2946,3.68678] ,[7.91477, 6.92798], 'k')
  plot([2.2946,3.45299] ,[7.91477, 9.31424], 'k')
  plot([2.2946,3.88666] ,[7.91477, 6.81351], 'k')
  plot([2.2946,0.671603] ,[7.91477, 6.7572], 'k')
  plot([2.2946,3.79947] ,[7.91477, 9.62851], 'k')
  plot([2.2946,0.0916429] ,[7.91477, 6.32819], 'k')
  plot([9.40124,9.39872] ,[8.93337, 8.78631], 'k')
  plot([9.40124,8.84343] ,[8.93337, 8.5698], 'k')
  plot([9.40124,9.47059] ,[8.93337, 7.9385], 'k')
  plot([9.40124,9.50192] ,[8.93337, 7.55348], 'k')
  plot([9.40124,7.94896] ,[8.93337, 8.75607], 'k')
  plot([9.40124,9.7069] ,[8.93337, 7.46567], 'k')
  plot([9.40124,7.48916] ,[8.93337, 9.10562], 'k')
  plot([9.40124,9.17512] ,[8.93337, 6.47735], 'k')
  plot([9.40124,6.73002] ,[8.93337, 9.85032], 'k')
  plot([9.40124,7.23787] ,[8.93337, 7.07213], 'k')
  plot([6.06585,6.25198] ,[8.32965, 8.3424], 'k')
  plot([6.06585,6.63877] ,[8.32965, 8.15108], 'k')
  plot([6.06585,6.60752] ,[8.32965, 8.05852], 'k')
  plot([6.06585,6.5581] ,[8.32965, 9.66695], 'k')
  plot([6.06585,6.38571] ,[8.32965, 6.7759], 'k')
  plot([6.06585,7.48916] ,[8.32965, 9.10562], 'k')
  plot([6.06585,6.73002] ,[8.32965, 9.85032], 'k')
  plot([6.06585,7.23787] ,[8.32965, 7.07213], 'k')
  plot([6.06585,7.94896] ,[8.32965, 8.75607], 'k')
  plot([6.06585,3.79947] ,[8.32965, 9.62851], 'k')
  plot([3.51004,4.09756] ,[5.53161, 5.51694], 'k')
  plot([3.51004,3.07041] ,[5.53161, 5.09049], 'k')
  plot([3.51004,3.88666] ,[5.53161, 6.81351], 'k')
  plot([3.51004,3.68678] ,[5.53161, 6.92798], 'k')
  plot([3.51004,2.52975] ,[5.53161, 4.04545], 'k')
  plot([3.51004,1.57075] ,[5.53161, 4.70405], 'k')
  plot([3.51004,2.01847] ,[5.53161, 7.40163], 'k')
  plot([3.51004,6.07927] ,[5.53161, 5.14278], 'k')
  plot([3.51004,2.2946] ,[5.53161, 7.91477], 'k')
  plot([3.51004,1.8727] ,[5.53161, 2.99323], 'k')
  plot([2.39119,2.01847] ,[6.96303, 7.40163], 'k')
  plot([2.39119,2.2946] ,[6.96303, 7.91477], 'k')
  plot([2.39119,3.68678] ,[6.96303, 6.92798], 'k')
  plot([2.39119,1.81193] ,[6.96303, 8.27261], 'k')
  plot([2.39119,3.88666] ,[6.96303, 6.81351], 'k')
  plot([2.39119,2.02063] ,[6.96303, 8.50153], 'k')
  plot([2.39119,0.671603] ,[6.96303, 6.7572], 'k')
  plot([2.39119,3.51004] ,[6.96303, 5.53161], 'k')
  plot([2.39119,3.07041] ,[6.96303, 5.09049], 'k')
  plot([2.39119,2.47032] ,[6.96303, 9.06863], 'k')
  plot([4.84585,3.88666] ,[6.99335, 6.81351], 'k')
  plot([4.84585,3.68678] ,[6.99335, 6.92798], 'k')
  plot([4.84585,6.38571] ,[6.99335, 6.7759], 'k')
  plot([4.84585,4.09756] ,[6.99335, 5.51694], 'k')
  plot([4.84585,6.06585] ,[6.99335, 8.32965], 'k')
  plot([4.84585,6.25198] ,[6.99335, 8.3424], 'k')
  plot([4.84585,3.51004] ,[6.99335, 5.53161], 'k')
  plot([4.84585,6.60752] ,[6.99335, 8.05852], 'k')
  plot([4.84585,6.63877] ,[6.99335, 8.15108], 'k')
  plot([4.84585,6.07927] ,[6.99335, 5.14278], 'k')
  plot([9.8269,9.37408] ,[4.93533, 5.45095], 'k')
  plot([9.8269,9.11765] ,[4.93533, 5.42978], 'k')
  plot([9.8269,8.92841] ,[4.93533, 4.12792], 'k')
  plot([9.8269,9.17512] ,[4.93533, 6.47735], 'k')
  plot([9.8269,7.85261] ,[4.93533, 3.59948], 'k')
  plot([9.8269,9.7069] ,[4.93533, 7.46567], 'k')
  plot([9.8269,7.2567] ,[4.93533, 5.18039], 'k')
  plot([9.8269,9.50192] ,[4.93533, 7.55348], 'k')
  plot([9.8269,9.47059] ,[4.93533, 7.9385], 'k')
  plot([9.8269,6.84393] ,[4.93533, 5.53353], 'k')
  plot([7.69793,7.85261] ,[3.73193, 3.59948], 'k')
  plot([7.69793,7.10779] ,[3.73193, 3.52866], 'k')
  plot([7.69793,8.92841] ,[3.73193, 4.12792], 'k')
  plot([7.69793,7.2567] ,[3.73193, 5.18039], 'k')
  plot([7.69793,6.62832] ,[3.73193, 5.39199], 'k')
  plot([7.69793,6.84393] ,[3.73193, 5.53353], 'k')
  plot([7.69793,6.07927] ,[3.73193, 5.14278], 'k')
  plot([7.69793,9.11765] ,[3.73193, 5.42978], 'k')
  plot([7.69793,8.44418] ,[3.73193, 1.46274], 'k')
  plot([7.69793,9.37408] ,[3.73193, 5.45095], 'k')
  plot([6.83914,6.63877] ,[8.60251, 8.15108], 'k')
  plot([6.83914,6.60752] ,[8.60251, 8.05852], 'k')
  plot([6.83914,6.25198] ,[8.60251, 8.3424], 'k')
  plot([6.83914,6.06585] ,[8.60251, 8.32965], 'k')
  plot([6.83914,7.48916] ,[8.60251, 9.10562], 'k')
  plot([6.83914,6.5581] ,[8.60251, 9.66695], 'k')
  plot([6.83914,7.94896] ,[8.60251, 8.75607], 'k')
  plot([6.83914,6.73002] ,[8.60251, 9.85032], 'k')
  plot([6.83914,7.23787] ,[8.60251, 7.07213], 'k')
  plot([6.83914,6.38571] ,[8.60251, 6.7759], 'k')
  plot([4.19506,3.45299] ,[8.40989, 9.31424], 'k')
  plot([4.19506,3.79947] ,[8.40989, 9.62851], 'k')
  plot([4.19506,4.84585] ,[8.40989, 6.99335], 'k')
  plot([4.19506,3.68678] ,[8.40989, 6.92798], 'k')
  plot([4.19506,3.88666] ,[8.40989, 6.81351], 'k')
  plot([4.19506,2.47032] ,[8.40989, 9.06863], 'k')
  plot([4.19506,6.06585] ,[8.40989, 8.32965], 'k')
  plot([4.19506,2.2946] ,[8.40989, 7.91477], 'k')
  plot([4.19506,6.25198] ,[8.40989, 8.3424], 'k')
  plot([4.19506,2.02063] ,[8.40989, 8.50153], 'k')
  plot([3.30656,2.52975] ,[4.28671, 4.04545], 'k')
  plot([3.30656,3.07041] ,[4.28671, 5.09049], 'k')
  plot([3.30656,3.51004] ,[4.28671, 5.53161], 'k')
  plot([3.30656,4.09756] ,[4.28671, 5.51694], 'k')
  plot([3.30656,1.57075] ,[4.28671, 4.70405], 'k')
  plot([3.30656,1.8727] ,[4.28671, 2.99323], 'k')
  plot([3.30656,3.88666] ,[4.28671, 6.81351], 'k')
  plot([3.30656,3.68678] ,[4.28671, 6.92798], 'k')
  plot([3.30656,2.39119] ,[4.28671, 6.96303], 'k')
  plot([0.764062,0.671603] ,[7.84217, 6.7572], 'k')
  plot([0.764062,1.81193] ,[7.84217, 8.27261], 'k')
  plot([0.764062,2.01847] ,[7.84217, 7.40163], 'k')
  plot([0.764062,2.02063] ,[7.84217, 8.50153], 'k')
  plot([0.764062,2.2946] ,[7.84217, 7.91477], 'k')
  plot([0.764062,0.0916429] ,[7.84217, 6.32819], 'k')
  plot([0.764062,2.39119] ,[7.84217, 6.96303], 'k')
  plot([0.764062,2.47032] ,[7.84217, 9.06863], 'k')
  plot([0.764062,3.68678] ,[7.84217, 6.92798], 'k')
  plot([0.764062,3.45299] ,[7.84217, 9.31424], 'k')
  plot([3.52951,3.93131] ,[0.234648, 0.568898], 'k')
  plot([3.52951,3.10409] ,[0.234648, 1.04782], 'k')
  plot([3.52951,3.7216] ,[0.234648, 1.13828], 'k')
  plot([3.52951,1.81433] ,[0.234648, 0.199991], 'k')
  plot([3.52951,1.63028] ,[0.234648, 1.0391], 'k')
  plot([3.52951,0.90458] ,[0.234648, 0.463131], 'k')
  plot([3.52951,6.10243] ,[0.234648, 1.04116], 'k')
  plot([3.52951,1.8727] ,[0.234648, 2.99323], 'k')
  plot([3.52951,0.837349] ,[0.234648, 2.09717], 'k')
  plot([3.52951,6.8473] ,[0.234648, 0.492003], 'k')
  plot([5.78067,6.07927] ,[5.82411, 5.14278], 'k')
  plot([5.78067,6.62832] ,[5.82411, 5.39199], 'k')
  plot([5.78067,6.84393] ,[5.82411, 5.53353], 'k')
  plot([5.78067,6.38571] ,[5.82411, 6.7759], 'k')
  plot([5.78067,4.84585] ,[5.82411, 6.99335], 'k')
  plot([5.78067,7.2567] ,[5.82411, 5.18039], 'k')
  plot([5.78067,4.09756] ,[5.82411, 5.51694], 'k')
  plot([5.78067,7.23787] ,[5.82411, 7.07213], 'k')
  plot([5.78067,3.88666] ,[5.82411, 6.81351], 'k')
  plot([5.78067,3.51004] ,[5.82411, 5.53161], 'k')
  plot([8.14942,7.2567] ,[5.18191, 5.18039], 'k')
  plot([8.14942,9.11765] ,[5.18191, 5.42978], 'k')
  plot([8.14942,9.37408] ,[5.18191, 5.45095], 'k')
  plot([8.14942,8.92841] ,[5.18191, 4.12792], 'k')
  plot([8.14942,6.84393] ,[5.18191, 5.53353], 'k')
  plot([8.14942,7.69793] ,[5.18191, 3.73193], 'k')
  plot([8.14942,6.62832] ,[5.18191, 5.39199], 'k')
  plot([8.14942,7.85261] ,[5.18191, 3.59948], 'k')
  plot([8.14942,9.17512] ,[5.18191, 6.47735], 'k')
  plot([8.14942,9.8269] ,[5.18191, 4.93533], 'k')
  plot([3.51156,4.19506] ,[7.81877, 8.40989], 'k')
  plot([3.51156,3.68678] ,[7.81877, 6.92798], 'k')
  plot([3.51156,3.88666] ,[7.81877, 6.81351], 'k')
  plot([3.51156,2.2946] ,[7.81877, 7.91477], 'k')
  plot([3.51156,2.39119] ,[7.81877, 6.96303], 'k')
  plot([3.51156,3.45299] ,[7.81877, 9.31424], 'k')
  plot([3.51156,2.01847] ,[7.81877, 7.40163], 'k')
  plot([3.51156,4.84585] ,[7.81877, 6.99335], 'k')
  plot([3.51156,2.47032] ,[7.81877, 9.06863], 'k')
  plot([3.51156,2.02063] ,[7.81877, 8.50153], 'k')
  plot([7.53783,7.23787] ,[7.02159, 7.07213], 'k')
  plot([7.53783,6.38571] ,[7.02159, 6.7759], 'k')
  plot([7.53783,6.60752] ,[7.02159, 8.05852], 'k')
  plot([7.53783,6.63877] ,[7.02159, 8.15108], 'k')
  plot([7.53783,6.84393] ,[7.02159, 5.53353], 'k')
  plot([7.53783,9.17512] ,[7.02159, 6.47735], 'k')
  plot([7.53783,6.83914] ,[7.02159, 8.60251], 'k')
  plot([7.53783,7.94896] ,[7.02159, 8.75607], 'k')
  plot([7.53783,6.25198] ,[7.02159, 8.3424], 'k')
  plot([7.53783,7.2567] ,[7.02159, 5.18039], 'k')
  plot([3.35038,3.79947] ,[9.92901, 9.62851], 'k')
  plot([3.35038,3.45299] ,[9.92901, 9.31424], 'k')
  plot([3.35038,2.47032] ,[9.92901, 9.06863], 'k')
  plot([3.35038,4.19506] ,[9.92901, 8.40989], 'k')
  plot([3.35038,2.02063] ,[9.92901, 8.50153], 'k')
  plot([3.35038,3.51156] ,[9.92901, 7.81877], 'k')
  plot([3.35038,1.81193] ,[9.92901, 8.27261], 'k')
  plot([3.35038,2.2946] ,[9.92901, 7.91477], 'k')
  plot([3.35038,2.01847] ,[9.92901, 7.40163], 'k')
  plot([3.35038,3.68678] ,[9.92901, 6.92798], 'k')
  plot([3.98462,4.19506] ,[8.19623, 8.40989], 'k')
  plot([3.98462,3.51156] ,[8.19623, 7.81877], 'k')
  plot([3.98462,3.45299] ,[8.19623, 9.31424], 'k')
  plot([3.98462,3.68678] ,[8.19623, 6.92798], 'k')
  plot([3.98462,3.88666] ,[8.19623, 6.81351], 'k')
  plot([3.98462,3.79947] ,[8.19623, 9.62851], 'k')
  plot([3.98462,4.84585] ,[8.19623, 6.99335], 'k')
  plot([3.98462,2.2946] ,[8.19623, 7.91477], 'k')
  plot([3.98462,2.47032] ,[8.19623, 9.06863], 'k')
  plot([3.98462,3.35038] ,[8.19623, 9.92901], 'k')
  plot([6.92236,7.10779] ,[3.81152, 3.52866], 'k')
  plot([6.92236,7.69793] ,[3.81152, 3.73193], 'k')
  plot([6.92236,7.85261] ,[3.81152, 3.59948], 'k')
  plot([6.92236,7.2567] ,[3.81152, 5.18039], 'k')
  plot([6.92236,6.07927] ,[3.81152, 5.14278], 'k')
  plot([6.92236,6.62832] ,[3.81152, 5.39199], 'k')
  plot([6.92236,6.84393] ,[3.81152, 5.53353], 'k')
  plot([6.92236,8.14942] ,[3.81152, 5.18191], 'k')
  plot([6.92236,8.92841] ,[3.81152, 4.12792], 'k')
  plot([6.92236,5.78067] ,[3.81152, 5.82411], 'k')
  plot([3.13156,3.30656] ,[4.62029, 4.28671], 'k')
  plot([3.13156,3.07041] ,[4.62029, 5.09049], 'k')
  plot([3.13156,2.52975] ,[4.62029, 4.04545], 'k')
  plot([3.13156,3.51004] ,[4.62029, 5.53161], 'k')
  plot([3.13156,4.09756] ,[4.62029, 5.51694], 'k')
  plot([3.13156,1.57075] ,[4.62029, 4.70405], 'k')
  plot([3.13156,1.8727] ,[4.62029, 2.99323], 'k')
  plot([3.13156,3.88666] ,[4.62029, 6.81351], 'k')
  plot([3.13156,3.68678] ,[4.62029, 6.92798], 'k')
  plot([3.13156,2.39119] ,[4.62029, 6.96303], 'k')
  plot([7.54346,6.73002] ,[9.97069, 9.85032], 'k')
  plot([7.54346,7.48916] ,[9.97069, 9.10562], 'k')
  plot([7.54346,6.5581] ,[9.97069, 9.66695], 'k')
  plot([7.54346,7.94896] ,[9.97069, 8.75607], 'k')
  plot([7.54346,6.83914] ,[9.97069, 8.60251], 'k')
  plot([7.54346,8.84343] ,[9.97069, 8.5698], 'k')
  plot([7.54346,6.63877] ,[9.97069, 8.15108], 'k')
  plot([7.54346,6.25198] ,[9.97069, 8.3424], 'k')
  plot([7.54346,9.40124] ,[9.97069, 8.93337], 'k')
  plot([7.54346,6.60752] ,[9.97069, 8.05852], 'k')
  plot([3.22281,3.10409] ,[1.73852, 1.04782], 'k')
  plot([3.22281,3.7216] ,[1.73852, 1.13828], 'k')
  plot([3.22281,3.93131] ,[1.73852, 0.568898], 'k')
  plot([3.22281,3.52951] ,[1.73852, 0.234648], 'k')
  plot([3.22281,1.63028] ,[1.73852, 1.0391], 'k')
  plot([3.22281,1.8727] ,[1.73852, 2.99323], 'k')
  plot([3.22281,1.81433] ,[1.73852, 0.199991], 'k')
  plot([3.22281,2.52975] ,[1.73852, 4.04545], 'k')
  plot([3.22281,0.837349] ,[1.73852, 2.09717], 'k')
  plot([8.38058,9.17512] ,[6.52937, 6.47735], 'k')
  plot([8.38058,7.53783] ,[6.52937, 7.02159], 'k')
  plot([8.38058,7.23787] ,[6.52937, 7.07213], 'k')
  plot([8.38058,9.11765] ,[6.52937, 5.42978], 'k')
  plot([8.38058,8.14942] ,[6.52937, 5.18191], 'k')
  plot([8.38058,9.37408] ,[6.52937, 5.45095], 'k')
  plot([8.38058,9.50192] ,[6.52937, 7.55348], 'k')
  plot([8.38058,9.7069] ,[6.52937, 7.46567], 'k')
  plot([8.38058,7.2567] ,[6.52937, 5.18039], 'k')
  plot([8.38058,9.47059] ,[6.52937, 7.9385], 'k')
  plot([9.01106,9.17512] ,[6.78929, 6.47735], 'k')
  plot([9.01106,8.38058] ,[6.78929, 6.52937], 'k')
  plot([9.01106,9.50192] ,[6.78929, 7.55348], 'k')
  plot([9.01106,9.7069] ,[6.78929, 7.46567], 'k')
  plot([9.01106,9.47059] ,[6.78929, 7.9385], 'k')
  plot([9.01106,9.11765] ,[6.78929, 5.42978], 'k')
  plot([9.01106,9.37408] ,[6.78929, 5.45095], 'k')
  plot([9.01106,7.53783] ,[6.78929, 7.02159], 'k')
  plot([9.01106,8.84343] ,[6.78929, 8.5698], 'k')
  plot([9.01106,7.23787] ,[6.78929, 7.07213], 'k')
  plot([0.960827,0.85324] ,[2.54057, 2.70631], 'k')
  plot([0.960827,0.837349] ,[2.54057, 2.09717], 'k')
  plot([0.960827,1.8727] ,[2.54057, 2.99323], 'k')
  plot([0.960827,1.63028] ,[2.54057, 1.0391], 'k')
  plot([0.960827,0.0894758] ,[2.54057, 0.704589], 'k')
  plot([0.960827,0.90458] ,[2.54057, 0.463131], 'k')
  plot([0.960827,2.52975] ,[2.54057, 4.04545], 'k')
  plot([0.960827,1.57075] ,[2.54057, 4.70405], 'k')
  plot([0.960827,3.22281] ,[2.54057, 1.73852], 'k')
  plot([0.960827,1.81433] ,[2.54057, 0.199991], 'k')
  plot([7.02394,7.23787] ,[6.7415, 7.07213], 'k')
  plot([7.02394,7.53783] ,[6.7415, 7.02159], 'k')
  plot([7.02394,6.38571] ,[6.7415, 6.7759], 'k')
  plot([7.02394,6.84393] ,[6.7415, 5.53353], 'k')
  plot([7.02394,8.38058] ,[6.7415, 6.52937], 'k')
  plot([7.02394,6.60752] ,[6.7415, 8.05852], 'k')
  plot([7.02394,6.62832] ,[6.7415, 5.39199], 'k')
  plot([7.02394,6.63877] ,[6.7415, 8.15108], 'k')
  plot([7.02394,5.78067] ,[6.7415, 5.82411], 'k')
  plot([7.02394,7.2567] ,[6.7415, 5.18039], 'k')
  plot([8.36467,8.14942] ,[5.17336, 5.18191], 'k')
  plot([8.36467,9.11765] ,[5.17336, 5.42978], 'k')
  plot([8.36467,9.37408] ,[5.17336, 5.45095], 'k')
  plot([8.36467,7.2567] ,[5.17336, 5.18039], 'k')
  plot([8.36467,8.92841] ,[5.17336, 4.12792], 'k')
  plot([8.36467,8.38058] ,[5.17336, 6.52937], 'k')
  plot([8.36467,9.8269] ,[5.17336, 4.93533], 'k')
  plot([8.36467,9.17512] ,[5.17336, 6.47735], 'k')
  plot([8.36467,6.84393] ,[5.17336, 5.53353], 'k')
  plot([8.36467,7.69793] ,[5.17336, 3.73193], 'k')
  plot([1.92341,1.8727] ,[3.12215, 2.99323], 'k')
  plot([1.92341,2.52975] ,[3.12215, 4.04545], 'k')
  plot([1.92341,0.960827] ,[3.12215, 2.54057], 'k')
  plot([1.92341,0.85324] ,[3.12215, 2.70631], 'k')
  plot([1.92341,0.837349] ,[3.12215, 2.09717], 'k')
  plot([1.92341,1.57075] ,[3.12215, 4.70405], 'k')
  plot([1.92341,3.30656] ,[3.12215, 4.28671], 'k')
  plot([1.92341,3.22281] ,[3.12215, 1.73852], 'k')
  plot([1.92341,3.13156] ,[3.12215, 4.62029], 'k')
  plot([1.92341,1.63028] ,[3.12215, 1.0391], 'k')
  plot([9.38863,9.37408] ,[5.43496, 5.45095], 'k')
  plot([9.38863,9.11765] ,[5.43496, 5.42978], 'k')
  plot([9.38863,9.8269] ,[5.43496, 4.93533], 'k')
  plot([9.38863,8.36467] ,[5.43496, 5.17336], 'k')
  plot([9.38863,9.17512] ,[5.43496, 6.47735], 'k')
  plot([9.38863,8.14942] ,[5.43496, 5.18191], 'k')
  plot([9.38863,8.92841] ,[5.43496, 4.12792], 'k')
  plot([9.38863,9.01106] ,[5.43496, 6.78929], 'k')
  plot([9.38863,8.38058] ,[5.43496, 6.52937], 'k')
  plot([9.38863,9.7069] ,[5.43496, 7.46567], 'k')
  plot([0.940918,0.671603] ,[6.92646, 6.7572], 'k')
  plot([0.940918,0.764062] ,[6.92646, 7.84217], 'k')
  plot([0.940918,0.0916429] ,[6.92646, 6.32819], 'k')
  plot([0.940918,2.01847] ,[6.92646, 7.40163], 'k')
  plot([0.940918,2.39119] ,[6.92646, 6.96303], 'k')
  plot([0.940918,1.81193] ,[6.92646, 8.27261], 'k')
  plot([0.940918,2.2946] ,[6.92646, 7.91477], 'k')
  plot([0.940918,2.02063] ,[6.92646, 8.50153], 'k')
  plot([0.940918,1.57075] ,[6.92646, 4.70405], 'k')
  plot([0.940918,2.47032] ,[6.92646, 9.06863], 'k')
  plot([2.45656,2.52975] ,[4.29129, 4.04545], 'k')
  plot([2.45656,3.13156] ,[4.29129, 4.62029], 'k')
  plot([2.45656,3.30656] ,[4.29129, 4.28671], 'k')
  plot([2.45656,1.57075] ,[4.29129, 4.70405], 'k')
  plot([2.45656,3.07041] ,[4.29129, 5.09049], 'k')
  plot([2.45656,1.92341] ,[4.29129, 3.12215], 'k')
  plot([2.45656,1.8727] ,[4.29129, 2.99323], 'k')
  plot([2.45656,3.51004] ,[4.29129, 5.53161], 'k')
  plot([2.45656,4.09756] ,[4.29129, 5.51694], 'k')
  plot([2.45656,0.85324] ,[4.29129, 2.70631], 'k')
  plot([6.85547,7.02394] ,[6.44118, 6.7415], 'k')
  plot([6.85547,6.38571] ,[6.44118, 6.7759], 'k')
  plot([6.85547,7.23787] ,[6.44118, 7.07213], 'k')
  plot([6.85547,7.53783] ,[6.44118, 7.02159], 'k')
  plot([6.85547,6.84393] ,[6.44118, 5.53353], 'k')
  plot([6.85547,6.62832] ,[6.44118, 5.39199], 'k')
  plot([6.85547,5.78067] ,[6.44118, 5.82411], 'k')
  plot([6.85547,7.2567] ,[6.44118, 5.18039], 'k')
  plot([6.85547,6.07927] ,[6.44118, 5.14278], 'k')
  plot([6.85547,8.38058] ,[6.44118, 6.52937], 'k')
  plot([2.48752,2.52975] ,[3.77783, 4.04545], 'k')
  plot([2.48752,2.45656] ,[3.77783, 4.29129], 'k')
  plot([2.48752,1.92341] ,[3.77783, 3.12215], 'k')
  plot([2.48752,3.30656] ,[3.77783, 4.28671], 'k')
  plot([2.48752,1.8727] ,[3.77783, 2.99323], 'k')
  plot([2.48752,3.13156] ,[3.77783, 4.62029], 'k')
  plot([2.48752,1.57075] ,[3.77783, 4.70405], 'k')
  plot([2.48752,3.07041] ,[3.77783, 5.09049], 'k')
  plot([2.48752,0.85324] ,[3.77783, 2.70631], 'k')
  plot([2.48752,0.960827] ,[3.77783, 2.54057], 'k')
  plot([0.252703,0.0916429] ,[5.61908, 6.32819], 'k')
  plot([0.252703,0.671603] ,[5.61908, 6.7572], 'k')
  plot([0.252703,0.940918] ,[5.61908, 6.92646], 'k')
  plot([0.252703,1.57075] ,[5.61908, 4.70405], 'k')
  plot([0.252703,0.764062] ,[5.61908, 7.84217], 'k')
  plot([0.252703,2.01847] ,[5.61908, 7.40163], 'k')
  plot([0.252703,2.39119] ,[5.61908, 6.96303], 'k')
  plot([0.252703,2.45656] ,[5.61908, 4.29129], 'k')
  plot([0.252703,2.52975] ,[5.61908, 4.04545], 'k')
  plot([0.252703,3.07041] ,[5.61908, 5.09049], 'k')
  plot([8.39813,8.84343] ,[7.79616, 8.5698], 'k')
  plot([8.39813,7.94896] ,[7.79616, 8.75607], 'k')
  plot([8.39813,9.47059] ,[7.79616, 7.9385], 'k')
  plot([8.39813,9.50192] ,[7.79616, 7.55348], 'k')
  plot([8.39813,7.53783] ,[7.79616, 7.02159], 'k')
  plot([8.39813,9.01106] ,[7.79616, 6.78929], 'k')
  plot([8.39813,8.38058] ,[7.79616, 6.52937], 'k')
  plot([8.39813,9.7069] ,[7.79616, 7.46567], 'k')
  plot([8.39813,7.23787] ,[7.79616, 7.07213], 'k')
  plot([8.39813,9.39872] ,[7.79616, 8.78631], 'k')
  plot([9.53468,8.92841] ,[3.97035, 4.12792], 'k')
  plot([9.53468,9.8269] ,[3.97035, 4.93533], 'k')
  plot([9.53468,9.38863] ,[3.97035, 5.43496], 'k')
  plot([9.53468,9.37408] ,[3.97035, 5.45095], 'k')
  plot([9.53468,9.11765] ,[3.97035, 5.42978], 'k')
  plot([9.53468,8.36467] ,[3.97035, 5.17336], 'k')
  plot([9.53468,7.85261] ,[3.97035, 3.59948], 'k')
  plot([9.53468,8.14942] ,[3.97035, 5.18191], 'k')
  plot([9.53468,7.69793] ,[3.97035, 3.73193], 'k')
  plot([9.53468,7.10779] ,[3.97035, 3.52866], 'k')
  plot([8.15031,8.14942] ,[5.55991, 5.18191], 'k')
  plot([8.15031,8.36467] ,[5.55991, 5.17336], 'k')
  plot([8.15031,7.2567] ,[5.55991, 5.18039], 'k')
  plot([8.15031,9.11765] ,[5.55991, 5.42978], 'k')
  plot([8.15031,8.38058] ,[5.55991, 6.52937], 'k')
  plot([8.15031,9.37408] ,[5.55991, 5.45095], 'k')
  plot([8.15031,9.38863] ,[5.55991, 5.43496], 'k')
  plot([8.15031,6.84393] ,[5.55991, 5.53353], 'k')
  plot([8.15031,9.17512] ,[5.55991, 6.47735], 'k')
  plot([8.15031,9.01106] ,[5.55991, 6.78929], 'k')
  plot([7.08901,7.23787] ,[7.16137, 7.07213], 'k')
  plot([7.08901,7.02394] ,[7.16137, 6.7415], 'k')
  plot([7.08901,7.53783] ,[7.16137, 7.02159], 'k')
  plot([7.08901,6.85547] ,[7.16137, 6.44118], 'k')
  plot([7.08901,6.38571] ,[7.16137, 6.7759], 'k')
  plot([7.08901,6.60752] ,[7.16137, 8.05852], 'k')
  plot([7.08901,6.63877] ,[7.16137, 8.15108], 'k')
  plot([7.08901,8.38058] ,[7.16137, 6.52937], 'k')
  plot([7.08901,6.25198] ,[7.16137, 8.3424], 'k')
  plot([7.08901,8.39813] ,[7.16137, 7.79616], 'k')
  plot([2.3492,2.2946] ,[8.04984, 7.91477], 'k')
  plot([2.3492,2.02063] ,[8.04984, 8.50153], 'k')
  plot([2.3492,1.81193] ,[8.04984, 8.27261], 'k')
  plot([2.3492,2.01847] ,[8.04984, 7.40163], 'k')
  plot([2.3492,2.47032] ,[8.04984, 9.06863], 'k')
  plot([2.3492,2.39119] ,[8.04984, 6.96303], 'k')
  plot([2.3492,3.51156] ,[8.04984, 7.81877], 'k')
  plot([2.3492,0.764062] ,[8.04984, 7.84217], 'k')
  plot([2.3492,3.98462] ,[8.04984, 8.19623], 'k')
  plot([2.3492,3.45299] ,[8.04984, 9.31424], 'k')
  plot([9.70193,9.40124] ,[9.37314, 8.93337], 'k')
  plot([9.70193,9.39872] ,[9.37314, 8.78631], 'k')
  plot([9.70193,8.84343] ,[9.37314, 8.5698], 'k')
  plot([9.70193,9.47059] ,[9.37314, 7.9385], 'k')
  plot([9.70193,9.50192] ,[9.37314, 7.55348], 'k')
  plot([9.70193,7.94896] ,[9.37314, 8.75607], 'k')
  plot([9.70193,9.7069] ,[9.37314, 7.46567], 'k')
  plot([9.70193,8.39813] ,[9.37314, 7.79616], 'k')
  plot([9.70193,7.48916] ,[9.37314, 9.10562], 'k')
  plot([9.70193,7.54346] ,[9.37314, 9.97069], 'k')
  plot([4.79134,4.19506] ,[8.06661, 8.40989], 'k')
  plot([4.79134,3.98462] ,[8.06661, 8.19623], 'k')
  plot([4.79134,4.84585] ,[8.06661, 6.99335], 'k')
  plot([4.79134,6.06585] ,[8.06661, 8.32965], 'k')
  plot([4.79134,3.51156] ,[8.06661, 7.81877], 'k')
  plot([4.79134,6.25198] ,[8.06661, 8.3424], 'k')
  plot([4.79134,3.88666] ,[8.06661, 6.81351], 'k')
  plot([4.79134,3.68678] ,[8.06661, 6.92798], 'k')
  plot([4.79134,6.60752] ,[8.06661, 8.05852], 'k')
  plot([4.79134,3.45299] ,[8.06661, 9.31424], 'k')
  plot([4.5465,4.84585] ,[6.71474, 6.99335], 'k')
  plot([4.5465,3.88666] ,[6.71474, 6.81351], 'k')
  plot([4.5465,3.68678] ,[6.71474, 6.92798], 'k')
  plot([4.5465,4.09756] ,[6.71474, 5.51694], 'k')
  plot([4.5465,4.79134] ,[6.71474, 8.06661], 'k')
  plot([4.5465,3.51156] ,[6.71474, 7.81877], 'k')
  plot([4.5465,5.78067] ,[6.71474, 5.82411], 'k')
  plot([4.5465,3.51004] ,[6.71474, 5.53161], 'k')
  plot([4.5465,3.98462] ,[6.71474, 8.19623], 'k')
  plot([4.5465,4.19506] ,[6.71474, 8.40989], 'k')
  plot([1.18876,1.57075] ,[3.93513, 4.70405], 'k')
  plot([1.18876,1.92341] ,[3.93513, 3.12215], 'k')
  plot([1.18876,1.8727] ,[3.93513, 2.99323], 'k')
  plot([1.18876,0.85324] ,[3.93513, 2.70631], 'k')
  plot([1.18876,2.48752] ,[3.93513, 3.77783], 'k')
  plot([1.18876,2.45656] ,[3.93513, 4.29129], 'k')
  plot([1.18876,2.52975] ,[3.93513, 4.04545], 'k')
  plot([1.18876,0.960827] ,[3.93513, 2.54057], 'k')
  plot([1.18876,0.837349] ,[3.93513, 2.09717], 'k')
  plot([1.18876,0.252703] ,[3.93513, 5.61908], 'k')
  plot([2.14971,1.8727] ,[2.12967, 2.99323], 'k')
  plot([2.14971,1.92341] ,[2.12967, 3.12215], 'k')
  plot([2.14971,3.22281] ,[2.12967, 1.73852], 'k')
  plot([2.14971,1.63028] ,[2.12967, 1.0391], 'k')
  plot([2.14971,0.960827] ,[2.12967, 2.54057], 'k')
  plot([2.14971,0.837349] ,[2.12967, 2.09717], 'k')
  plot([2.14971,0.85324] ,[2.12967, 2.70631], 'k')
  plot([2.14971,3.10409] ,[2.12967, 1.04782], 'k')
  plot([2.14971,2.48752] ,[2.12967, 3.77783], 'k')
  plot([2.14971,3.7216] ,[2.12967, 1.13828], 'k')
  plot([0.861588,1.57075] ,[4.60626, 4.70405], 'k')
  plot([0.861588,1.18876] ,[4.60626, 3.93513], 'k')
  plot([0.861588,0.252703] ,[4.60626, 5.61908], 'k')
  plot([0.861588,2.45656] ,[4.60626, 4.29129], 'k')
  plot([0.861588,2.52975] ,[4.60626, 4.04545], 'k')
  plot([0.861588,2.48752] ,[4.60626, 3.77783], 'k')
  plot([0.861588,1.92341] ,[4.60626, 3.12215], 'k')
  plot([0.861588,0.0916429] ,[4.60626, 6.32819], 'k')
  plot([0.861588,0.85324] ,[4.60626, 2.70631], 'k')
  plot([0.861588,1.8727] ,[4.60626, 2.99323], 'k')
  plot([6.42097,6.60752] ,[7.71706, 8.05852], 'k')
  plot([6.42097,6.63877] ,[7.71706, 8.15108], 'k')
  plot([6.42097,6.25198] ,[7.71706, 8.3424], 'k')
  plot([6.42097,6.06585] ,[7.71706, 8.32965], 'k')
  plot([6.42097,7.08901] ,[7.71706, 7.16137], 'k')
  plot([6.42097,6.38571] ,[7.71706, 6.7759], 'k')
  plot([6.42097,6.83914] ,[7.71706, 8.60251], 'k')
  plot([6.42097,7.23787] ,[7.71706, 7.07213], 'k')
  plot([6.42097,7.02394] ,[7.71706, 6.7415], 'k')
  plot([6.42097,7.53783] ,[7.71706, 7.02159], 'k')
end
plot([1, 0.90458], [1, 0.463131], 'r', 'LineWidth', 2)
plot([0.90458, 0.960827], [0.463131, 2.54057], 'r', 'LineWidth', 2)
plot([0.960827, 1.57075], [2.54057, 4.70405], 'r', 'LineWidth', 2)
plot([1.57075, 2.01847], [4.70405, 7.40163], 'r', 'LineWidth', 2)
plot([2.01847, 2.47032], [7.40163, 9.06863], 'r', 'LineWidth', 2)
plot([2.47032, 2], [9.06863, 9], 'r', 'LineWidth', 2)
text(1, 1,'S','FontSize',12)
text(2, 9,'G','FontSize',12)
hold off
title('Number of nodes is 100 and K (number of edge attempts) is 10')
axis equal
